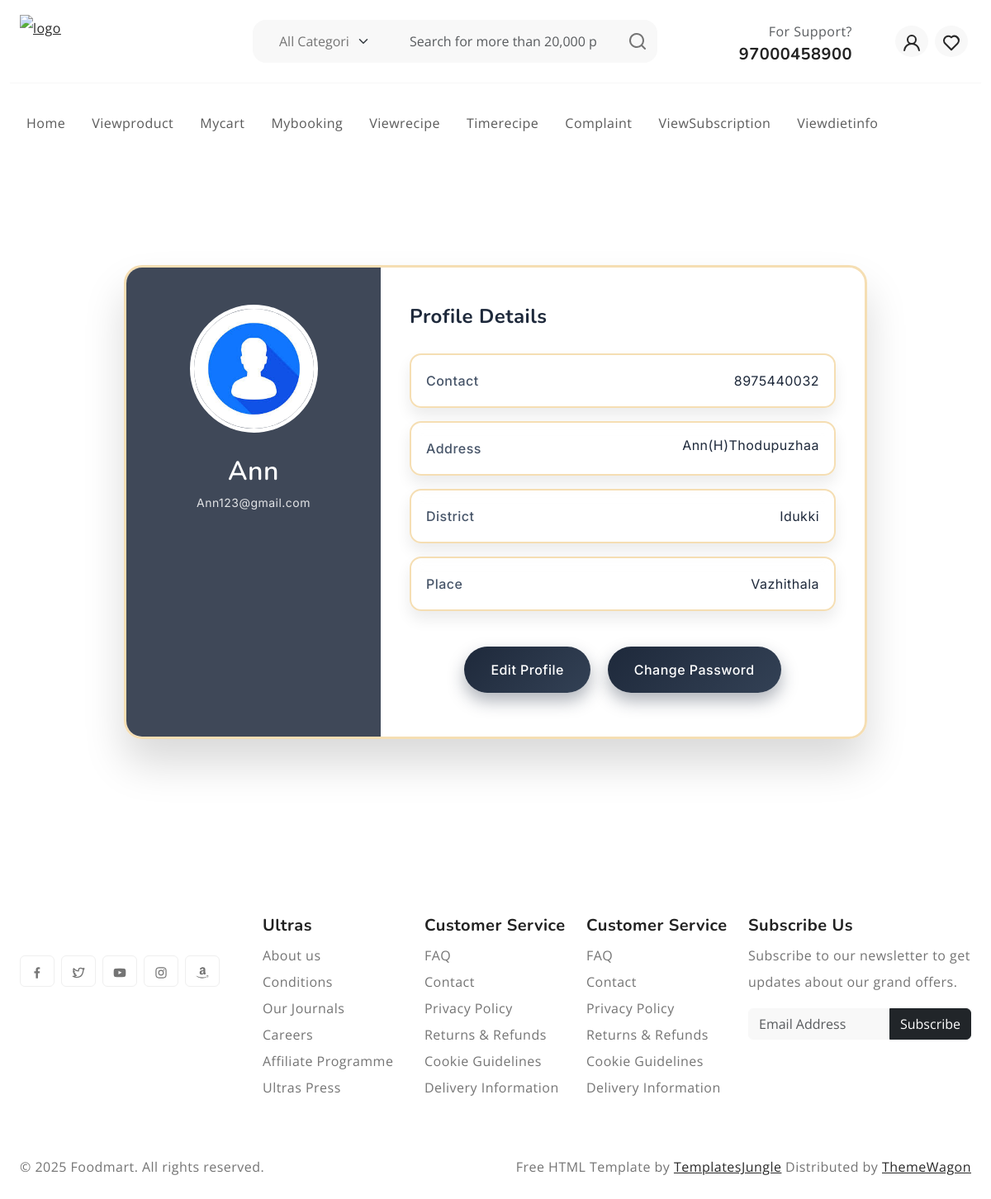
The app's page /User/Myprofile/ (signed in), older data.
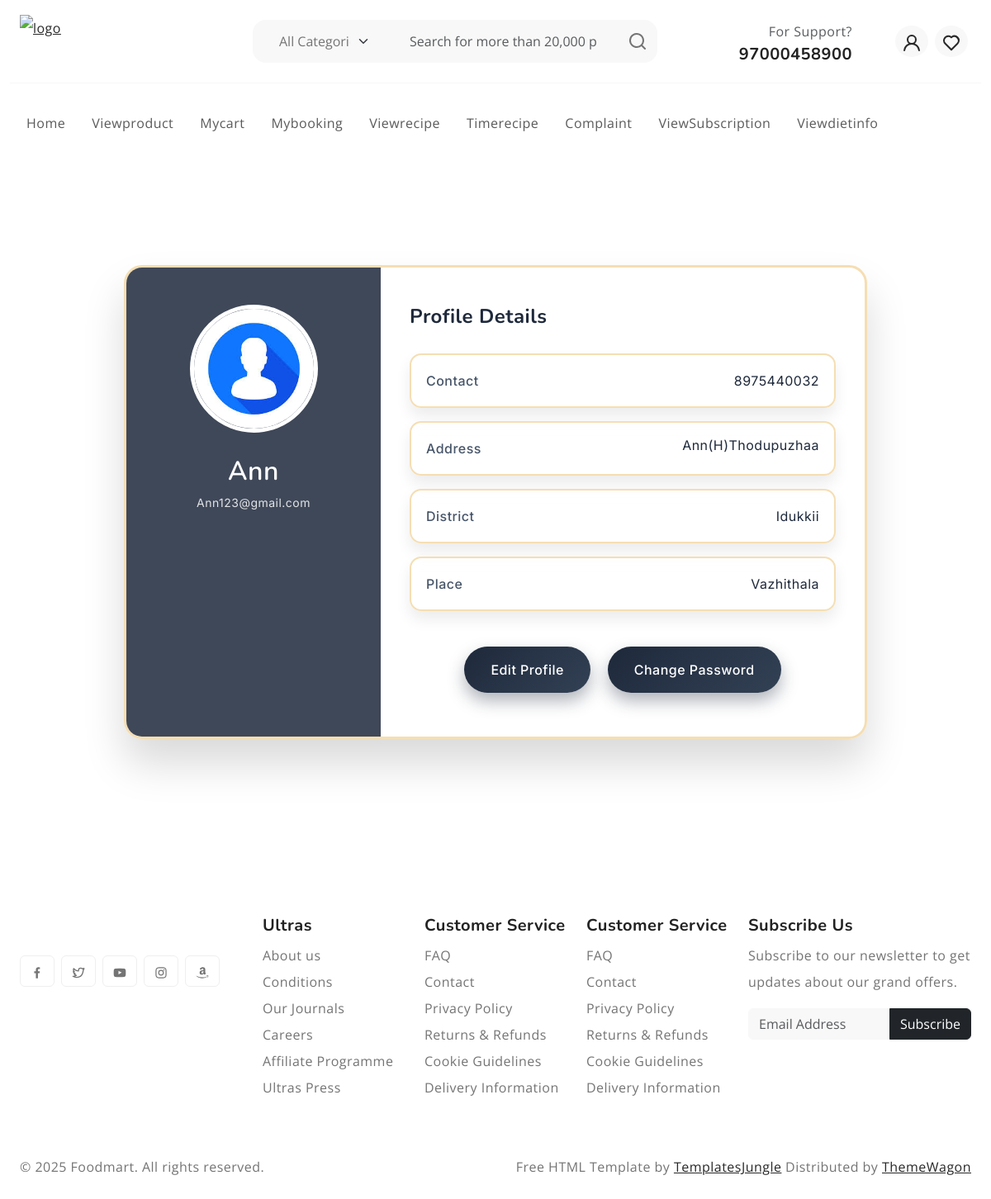
The same page, newer data.
### Guest/models.py (models this page shows)
class tbl_user(models.Model):
    user_name=models.CharField(max_length=50)
    user_gender=models.CharField(max_length=50)
    user_contact=models.CharField(max_length=15)
    user_email=models.CharField(max_length=50)
    user_password=models.CharField(max_length=50)
    user_address=models.CharField(max_length=50)
    user_place=models.ForeignKey(tbl_place,on_delete=models.CASCADE)
    user_photo=models.FileField(upload_to ='Assets/UserDocs')
    user_status=models.IntegerField(default=0)

### Admin/models.py (models this page shows)
class tbl_place(models.Model):
    place_name=models.CharField(max_length=50)
    district=models.ForeignKey(tbl_district,on_delete=models.CASCADE)

class tbl_district(models.Model):
    district_name=models.CharField(max_length=50)

### User/views.py (the view)
# urls.py: path('Myprofile/',views.Myprofile,name="Myprofile"),
def Myprofile (request):
     userdata=tbl_user.objects.get(id=request.session['uid'])
     return render(request,"User/Myprofile.html",{'userdata':userdata})

### User/Templates/User/Myprofile.html (shortened to what this page needs)
{% extends 'User/Head.html' %}
{% load static %}
{% block content %}
<div class="page-wrapper">
    <div class="profile-container">
        <div class="profile-left">
            <img src="{{ userdata.user_photo.url }}" alt="Profile Image">
            <h2>{{ userdata.user_name }}</h2>
            <p>{{ userdata.user_email }}</p>
        </div>
        <div class="profile-right">
            <h3>Profile Details</h3>
            <div class="profile-info">
                <span>Contact</span>
                <span>{{ userdata.user_contact }}</span>
            </div>
            <div class="profile-info address">
                <span>Address</span>
                <span>{{ userdata.user_address }}</span>
            </div>
            <div class="profile-info">
                <span>District</span>
                <span>{{ userdata.user_place.district.district_name }}</span>
            </div>
            <div class="profile-info">
                <span>Place</span>
                <span>{{ userdata.user_place.place_name }}</span>
            </div>
            <div class="profile-actions">
                <a href="{% url 'User:Editprofile' %}">Edit Profile</a>
                <a href="{% url 'User:Changepassword' %}">Change Password</a>
            </div>
        </div>
    </div>
</div>
{% endblock content %}

### User/Templates/User/Head.html (shortened to what this page needs)
{%  load static  %}
<!DOCTYPE html>
<html lang="en">
  <head>
    <link rel="stylesheet" href="https://cdn.jsdelivr.net/npm/swiper@9/swiper-bundle.min.css">
    <link href="https://cdn.jsdelivr.net/npm/bootstrap@5.3.0-alpha3/dist/css/bootstrap.min.css" rel="stylesheet">
    <link rel="stylesheet" type="text/css" href="{% static 'User/css/vendor.css' %}">
    <link rel="stylesheet" type="text/css" href="{% static 'User/style.css' %}">
  </head>
  <body>
    <header>
      <div class="container-fluid">
        <div class="row py-3 border-bottom">
          <div class="col-sm-4 col-lg-3 text-center text-sm-start">
            <div class="main-logo">
              <a href="index.html">
                <img src="{% static 'User/images/logogro-preview.png' %}" alt="logo" class="img-fluid">
              </a>
            </div>
          </div>
          <div class="col-sm-6 offset-sm-2 offset-md-0 col-lg-5 d-none d-lg-block">
            <div class="search-bar row bg-light p-2 my-2 rounded-4">
              <div class="col-md-4 d-none d-md-block">
                <select class="form-select border-0 bg-transparent">
                  <option>All Categories</option>
                </select>
              </div>
              <div class="col-11 col-md-7">
                <form id="search-form" class="text-center" action="index.html" method="post">
                  <input type="text" class="form-control border-0 bg-transparent" placeholder="Search for more than 20,000 products" />
                </form>
              </div>
              <div class="col-1">
                <svg xmlns="http://www.w3.org/2000/svg" width="24" height="24" viewBox="0 0 24 24"><path fill="currentColor" d="M21.71 20.29L18 16.61A9 9 0 1 0 16.61 18l3.68 3.68a1 1 0 0 0 1.42 0a1 1 0 0 0 0-1.39ZM11 18a7 7 0 1 1 7-7a7 7 0 0 1-7 7Z"/></svg>
              </div>
            </div>
          </div>
          <div class="col-sm-8 col-lg-4 d-flex justify-content-end gap-5 align-items-center mt-4 mt-sm-0 justify-content-center justify-content-sm-end">
            <div class="support-box text-end d-none d-xl-block">
              <span class="fs-6 text-muted">For Support?</span>
              <h5 class="mb-0">97000458900</h5>
            </div>
            <ul class="d-flex justify-content-end list-unstyled m-0">
              <li>
                <a href="{% url 'User:Myprofile' %}" class="rounded-circle bg-light p-2 mx-1">
                  <svg width="24" height="24" viewBox="0 0 24 24"><use xlink:href="#user"></use></svg>
                </a>
              </li>
              <li>
                <a href="#" class="rounded-circle bg-light p-2 mx-1">
                  <svg width="24" height="24" viewBox="0 0 24 24"><use xlink:href="#heart"></use></svg>
                </a>
              </li>
            </ul>
          </div>
        </div>
      </div>
      <div class="container-fluid">
        <div class="row py-3">
          <div class="d-flex  justify-content-center justify-content-sm-between align-items-center">
            <nav class="main-menu d-flex navbar navbar-expand-lg">
              <div class="offcanvas offcanvas-end" tabindex="-1" id="offcanvasNavbar" aria-labelledby="offcanvasNavbarLabel">
                <div class="offcanvas-body">
                  <ul class="navbar-nav justify-content-end menu-list list-unstyled d-flex gap-md-3 mb-0">
                    <li class="nav-item active">
                      <a href="{% url 'User:Homepage' %}" class="nav-link">Home</a>
                    </li>
                    <li class="nav-item active">
                      <a href="{% url 'User:Viewproduct' %}" class="nav-link">Viewproduct</a>
                    </li>
                    <li class="nav-item dropdown">
                      <a href="{% url 'User:MyCart' %}" class="nav-link">Mycart</a>
                    </li>
                    <li class="nav-item">
                      <a href="{% url 'User:MyBooking' %}" class="nav-link">Mybooking</a>
                    </li>
                    <li class="nav-item active">
                      <a href="{% url 'User:Viewrecipe' %}" class="nav-link">Viewrecipe</a>
                    </li>
                    <li class="nav-item">
                      <a href="{% url 'User:timerecipe' %}" class="nav-link">Timerecipe</a>
                    </li>
                    <li class="nav-item">
                      <a href="{% url 'User:Complaint' %}" class="nav-link">Complaint</a>
                    </li>
                    <li class="nav-item active">
                      <a href="{% url 'User:ViewSubscription' %}" class="nav-link">ViewSubscription</a>
                    </li>
                    <li class="nav-item active">
                      <a href="{% url 'User:Viewdietinfo' %}" class="nav-link">Viewdietinfo</a>
                    </li>
                  </ul>
                </div>
              </div>
          </div>
        </div>
      </div>
    </header>
    <br><br>
       {% block content %}{% endblock content %}
       <footer class="py-5">
        <div class="container-fluid">
          <div class="row">
            <div class="col-lg-3 col-md-6 col-sm-6">
              <div class="footer-menu">
                <div class="social-links mt-5">
                  <ul class="d-flex list-unstyled gap-2">
                    <li>
                      <a href="#" class="btn btn-outline-light">
                        <svg xmlns="http://www.w3.org/2000/svg" width="16" height="16" viewBox="0 0 24 24"><path fill="currentColor" d="M15.12 5.32H17V2.14A26.11 26.11 0 0 0 14.26 2c-2.72 0-4.58 1.66-4.58 4.7v2.62H6.61v3.56h3.07V22h3.68v-9.12h3.06l.46-3.56h-3.52V7.05c0-1.05.28-1.73 1.76-1.73Z"/></svg>
                      </a>
                    </li>
                    <li>
                      <a href="#" class="btn btn-outline-light">
                      </a>
                    </li>
                    <li>
                      <a href="#" class="btn btn-outline-light">
                      </a>
                    </li>
                    <li>
                      <a href="#" class="btn btn-outline-light">
                      </a>
                    </li>
                    <li>
                      <a href="#" class="btn btn-outline-light">
                      </a>
                    </li>
                  </ul>
                </div>
              </div>
            </div>
            <div class="col-md-2 col-sm-6">
              <div class="footer-menu">
                <h5 class="widget-title">Ultras</h5>
                <ul class="menu-list list-unstyled">
                  <li class="menu-item">
                    <a href="#" class="nav-link">About us</a>
                  </li>
                  <li class="menu-item">
                    <a href="#" class="nav-link">Conditions </a>
                  </li>
                  <li class="menu-item">
                    <a href="#" class="nav-link">Our Journals</a>
                  </li>
                  <li class="menu-item">
                    <a href="#" class="nav-link">Careers</a>
                  </li>
                  <li class="menu-item">
                    <a href="#" class="nav-link">Affiliate Programme</a>
                  </li>
                  <li class="menu-item">
                    <a href="#" class="nav-link">Ultras Press</a>
                  </li>
                </ul>
              </div>
            </div>
            <div class="col-md-2 col-sm-6">
              <div class="footer-menu">
                <h5 class="widget-title">Customer Service</h5>
                <ul class="menu-list list-unstyled">
                  <li class="menu-item">
                    <a href="#" class="nav-link">FAQ</a>
                  </li>
                  <li class="menu-item">
                    <a href="#" class="nav-link">Contact</a>
                  </li>
                  <li class="menu-item">
                    <a href="#" class="nav-link">Privacy Policy</a>
                  </li>
                  <li class="menu-item">
                    <a href="#" class="nav-link">Returns & Refunds</a>
                  </li>
                  <li class="menu-item">
                    <a href="#" class="nav-link">Cookie Guidelines</a>
                  </li>
                  <li class="menu-item">
                    <a href="#" class="nav-link">Delivery Information</a>
                  </li>
                </ul>
              </div>
            </div>
            <div class="col-md-2 col-sm-6">
              <div class="footer-menu">
                <h5 class="widget-title">Customer Service</h5>
                <ul class="menu-list list-unstyled">
                  <li class="menu-item">
                    <a href="#" class="nav-link">FAQ</a>
                  </li>
                  <li class="menu-item">
                    <a href="#" class="nav-link">Contact</a>
                  </li>
                  <li class="menu-item">
                    <a href="#" class="nav-link">Privacy Policy</a>
                  </li>
                  <li class="menu-item">
                    <a href="#" class="nav-link">Returns & Refunds</a>
                  </li>
                  <li class="menu-item">
                    <a href="#" class="nav-link">Cookie Guidelines</a>
                  </li>
                  <li class="menu-item">
                    <a href="#" class="nav-link">Delivery Information</a>
                  </li>
                </ul>
              </div>
            </div>
            <div class="col-lg-3 col-md-6 col-sm-6">
              <div class="footer-menu">
                <h5 class="widget-title">Subscribe Us</h5>
                <p>Subscribe to our newsletter to get updates about our grand offers.</p>
                <form class="d-flex mt-3 gap-0" role="newsletter">
                  <input class="form-control rounded-start rounded-0 bg-light" type="email" placeholder="Email Address" aria-label="Email Address">
                  <button class="btn btn-dark rounded-end rounded-0" type="submit">Subscribe</button>
                </form>
              </div>
            </div>
          </div>
        </div>
      </footer>
      <div id="footer-bottom">
        <div class="container-fluid">
          <div class="row">
            <div class="col-md-6 copyright">
              <p>© 2025 Foodmart. All rights reserved.</p>
            </div>
            <div class="col-md-6 credit-link text-start text-md-end">
              <p>Free HTML Template by <a href="https://templatesjungle.com/">TemplatesJungle</a> Distributed by <a href="https://themewagon">ThemeWagon</a></p>
            </div>
          </div>
        </div>
      </div>
    </body>
  </html>

Row changes from the older to the newer data that the page shows:
changed through a linked row, tbl_user "Ann": user_place.district.district_name "Idukki" → "Idukkii"
